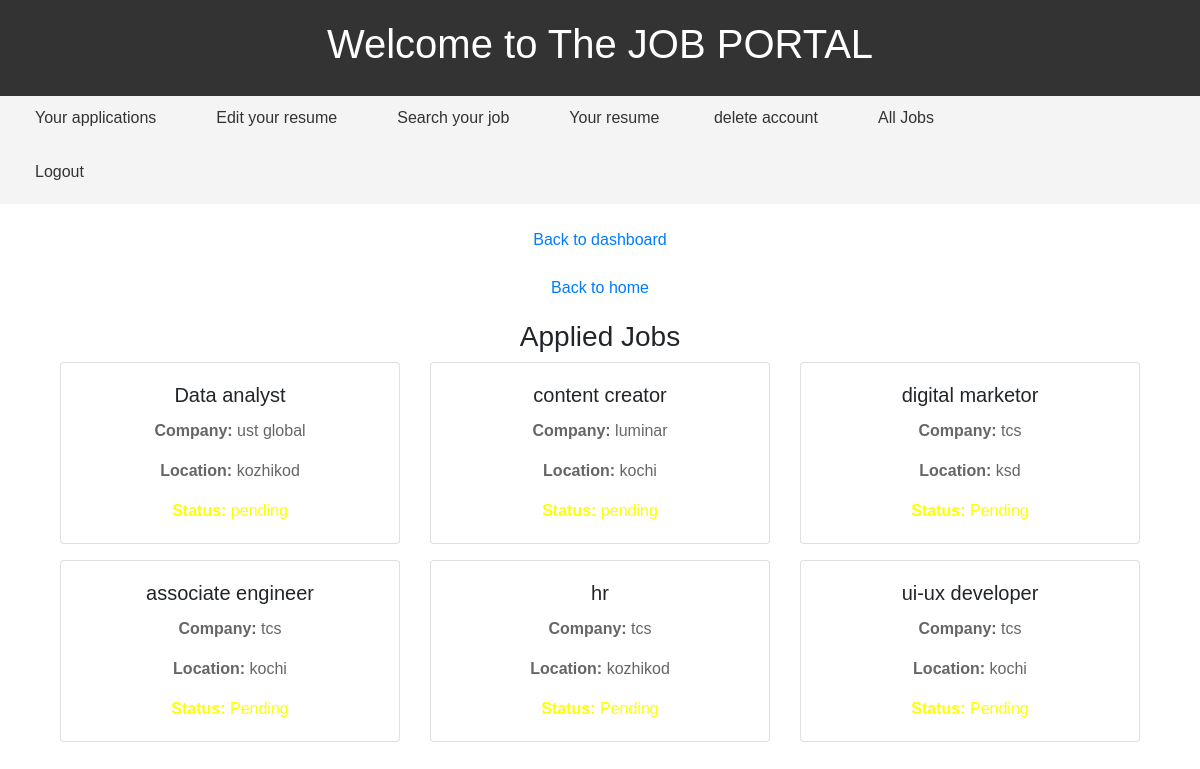
Page /job/applied-jobs/ (signed in) on the earlier database version.
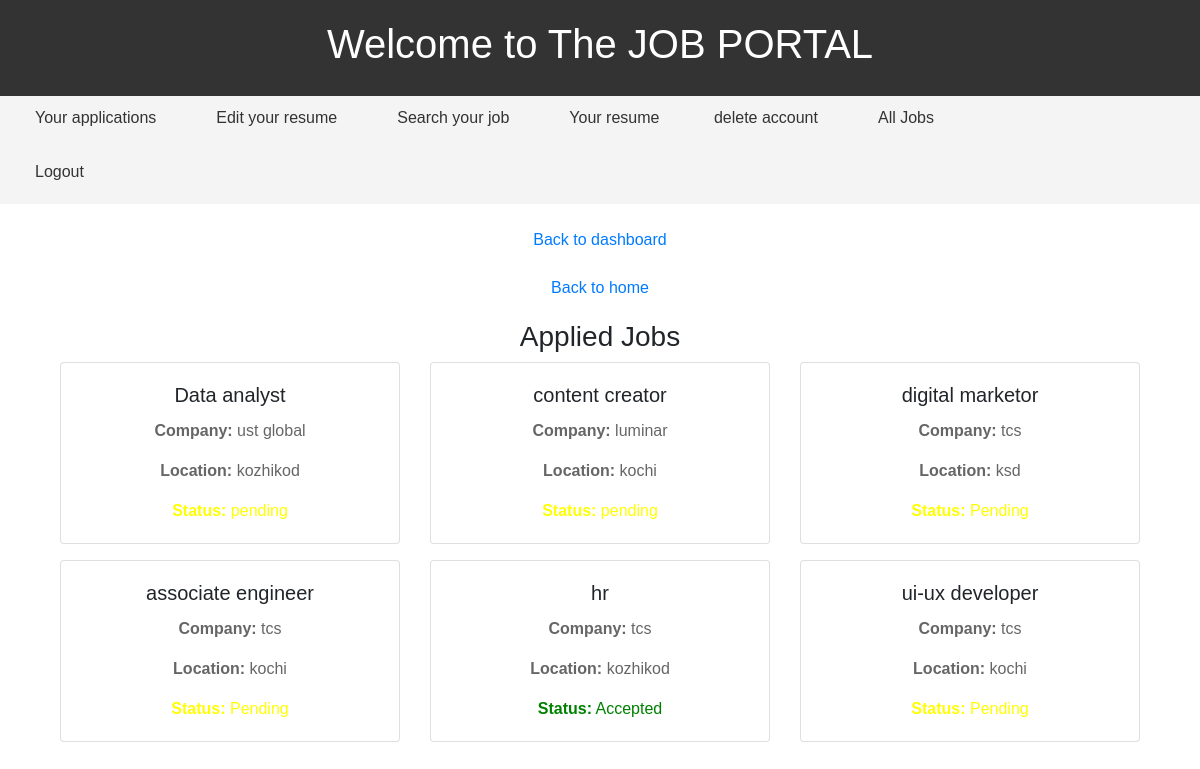
Same page on the later database version.
### job/models.py (models this page shows, shortened)
class ApplyJob(models.Model):
    status_choices = (('Accepted', 'Accepted'),
                      ('Declined', 'Declined'),
                      ('Pending', 'Pending'))
    user = models.ForeignKey(User, on_delete=models.CASCADE)
    job= models.ForeignKey(Job, on_delete=models.CASCADE)
    timestamp = models.DateTimeField(auto_now_add=True)
    status = models.CharField(max_length=20, choices=status_choices,default="Pending")
    resume=models.FileField(upload_to="resumes",null=True,blank=True)
    is_active = models.BooleanField(default=True)

class Job (models.Model):
    user = models. ForeignKey (User, on_delete=models.CASCADE)
    company = models. ForeignKey (Company, on_delete=models.CASCADE)
    title = models. CharField(max_length=100)
    location = models. CharField(max_length=100)
    salary = models. PositiveIntegerField(default=35000)
    is_available=models.BooleanField(default=True)
    timestamb=models.DateTimeField(auto_now_add=True)
    job_description = models.TextField(null=True,blank=True)
    required_qualifications = models.CharField(max_length=50,null=True,blank=True)
    responsibilities = models.TextField(null=True,blank=True)
    application_Deadline = models.DateField(null=True,blank=True)
    option = (('Full-time', 'Full-time'), ('Part-time', 'Part-time'), ('Contract', 'Contract'), ('etc', 'etc'))
    Employment_Type = models.CharField(choices=option, max_length=20,null=True,blank=True)
    Company_Benefits = models.TextField(null=True,blank=True)
    How_to_Apply = models.TextField(null=True,blank=True)
    cover_letter=models.CharField(max_length=20,null=True,blank=True)
    status_choices = (('Accepted', 'Accepted'),
                      ('Declined', 'Declined'),
                      ('Pending', 'Pending'))
    status = models.CharField(max_length=20, choices=status_choices,null=True)

### company/models.py (models this page shows)
class Company(models.Model):
    user = models. OneToOneField(User, on_delete=models.CASCADE)
    name = models. CharField(max_length=100,null=True,blank=True)
    est_date = models. PositiveIntegerField(null=True,blank=True)
    city = models. CharField(max_length=100,null=True,blank=True)
    state = models. CharField(max_length=100,null=True,blank=True)
    def __str__(self):
        return self.name

### job/views.py (the view)
# urls.py: path('applied-jobs/', applied_jobs, name='applied-jobs'),
def applied_jobs(request):
    if request.user.is_authenticated and request.user.is_applicant:
        applied_jobs = ApplyJob.objects.filter(user=request.user, is_active=True)
        context = {'applied_jobs': applied_jobs}
        return render(request, 'job/applied_jobs.html', context)
    else:
        return render(request, 'job/unauthorized.html')

### templates/job/applied_jobs.html
{% extends 'users/base.html' %}
{% block content %}
<div class="container">
    <h3>Applied Jobs</h3>
    <div class="row">
        {% if applied_jobs %}
            {% for application in applied_jobs %}
                <div class="col-md-4">
                    <div class="card mb-3">
                        <div class="card-body">
                            <h5 class="card-title">{{ application.job.title }}</h5>
                            <p class="card-text"><strong>Company:</strong> {{ application.job.company }}</p>
                            <p class="card-text"><strong>Location:</strong> {{ application.job.location }}</p>
                            {% if application.status|lower == 'accepted' %}
                            <p class="card-text" style="color: green;"><strong>Status:</strong> {{ application.status }}</p>
                        {% elif application.status|lower == 'declined' %}
                            <p class="card-text" style="color: red;"><strong>Status:</strong> {{ application.status }}</p>
                        {% elif application.status|lower == 'pending' %}
                            <p class="card-text" style="color: yellow;"><strong>Status:</strong> {{ application.status }}</p>
                        {% endif %}
                        </div>
                    </div>
                </div>
            {% endfor %}
        {% else %}
            <p>No jobs applied yet.</p>
        {% endif %}
    </div>
</div>
{% endblock %}

Differences in the rows shown:
changed ApplyJob "hr": status "Pending" → "Accepted"
